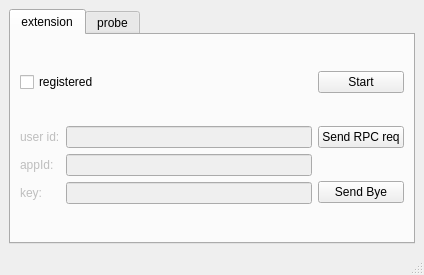
<?xml version="1.0" encoding="UTF-8"?>
<ui version="4.0">
 <class>MainWindow</class>
 <widget class="QMainWindow" name="MainWindow">
  <property name="geometry">
   <rect>
    <x>0</x>
    <y>0</y>
    <width>424</width>
    <height>275</height>
   </rect>
  </property>
  <property name="windowTitle">
   <string>MainWindow</string>
  </property>
  <widget class="QWidget" name="centralwidget">
   <layout class="QVBoxLayout" name="verticalLayout">
    <item>
     <widget class="QTabWidget" name="tabWidget">
      <property name="currentIndex">
       <number>0</number>
      </property>
      <widget class="QWidget" name="extensionTab">
       <attribute name="title">
        <string>extension</string>
       </attribute>
       <layout class="QHBoxLayout" name="horizontalLayout">
        <item>
         <layout class="QVBoxLayout" name="verticalLayout_3">
          <item>
           <widget class="QCheckBox" name="checkBox_registered">
            <property name="text">
             <string>registered</string>
            </property>
           </widget>
          </item>
          <item>
           <layout class="QGridLayout" name="gridLayout">
            <item row="0" column="0">
             <widget class="QLabel" name="label">
              <property name="enabled">
               <bool>false</bool>
              </property>
              <property name="text">
               <string>user id:</string>
              </property>
             </widget>
            </item>
            <item row="0" column="1">
             <widget class="QLineEdit" name="lineEdit_id">
              <property name="enabled">
               <bool>false</bool>
              </property>
             </widget>
            </item>
            <item row="1" column="0">
             <widget class="QLabel" name="label_2">
              <property name="enabled">
               <bool>false</bool>
              </property>
              <property name="text">
               <string>appId:</string>
              </property>
             </widget>
            </item>
            <item row="1" column="1">
             <widget class="QLineEdit" name="lineEdit_appId">
              <property name="enabled">
               <bool>false</bool>
              </property>
             </widget>
            </item>
            <item row="2" column="0">
             <widget class="QLabel" name="label_3">
              <property name="enabled">
               <bool>false</bool>
              </property>
              <property name="text">
               <string>key:</string>
              </property>
             </widget>
            </item>
            <item row="2" column="1">
             <widget class="QLineEdit" name="lineEdit_key">
              <property name="enabled">
               <bool>false</bool>
              </property>
             </widget>
            </item>
           </layout>
          </item>
         </layout>
        </item>
        <item>
         <layout class="QVBoxLayout" name="verticalLayout_2">
          <item>
           <widget class="QPushButton" name="pushButton_start">
            <property name="text">
             <string>Start</string>
            </property>
           </widget>
          </item>
          <item>
           <widget class="QPushButton" name="pushButton_rpc">
            <property name="text">
             <string>Send RPC req</string>
            </property>
           </widget>
          </item>
          <item>
           <widget class="QPushButton" name="pushButton">
            <property name="text">
             <string>Send Bye</string>
            </property>
           </widget>
          </item>
         </layout>
        </item>
       </layout>
      </widget>
      <widget class="QWidget" name="tab_2">
       <attribute name="title">
        <string>probe</string>
       </attribute>
       <layout class="QHBoxLayout" name="horizontalLayout_2">
        <item>
         <layout class="QVBoxLayout" name="verticalLayout_5">
          <item>
           <widget class="QCheckBox" name="checkBox_registered_2">
            <property name="text">
             <string>registered</string>
            </property>
           </widget>
          </item>
          <item>
           <layout class="QGridLayout" name="gridLayout_2">
            <item row="0" column="0">
             <widget class="QLabel" name="label_4">
              <property name="enabled">
               <bool>false</bool>
              </property>
              <property name="text">
               <string>user id:</string>
              </property>
             </widget>
            </item>
            <item row="0" column="1">
             <widget class="QLineEdit" name="lineEdit_id_2">
              <property name="enabled">
               <bool>false</bool>
              </property>
             </widget>
            </item>
            <item row="1" column="0">
             <widget class="QLabel" name="label_5">
              <property name="enabled">
               <bool>false</bool>
              </property>
              <property name="text">
               <string>appId:</string>
              </property>
             </widget>
            </item>
            <item row="1" column="1">
             <widget class="QLineEdit" name="lineEdit_appId_2">
              <property name="enabled">
               <bool>false</bool>
              </property>
             </widget>
            </item>
            <item row="2" column="0">
             <widget class="QLabel" name="label_6">
              <property name="enabled">
               <bool>false</bool>
              </property>
              <property name="text">
               <string>key:</string>
              </property>
             </widget>
            </item>
            <item row="2" column="1">
             <widget class="QLineEdit" name="lineEdit_key_2">
              <property name="enabled">
               <bool>false</bool>
              </property>
             </widget>
            </item>
           </layout>
          </item>
         </layout>
        </item>
        <item>
         <layout class="QVBoxLayout" name="verticalLayout_4">
          <item>
           <widget class="QPushButton" name="pushButton_probe_start">
            <property name="text">
             <string>Start</string>
            </property>
           </widget>
          </item>
          <item>
           <widget class="QCheckBox" name="checkBox_touchid_success">
            <property name="text">
             <string>touchId probe success</string>
            </property>
            <property name="checked">
             <bool>true</bool>
            </property>
           </widget>
          </item>
          <item>
           <widget class="QPushButton" name="pushButton_probe">
            <property name="text">
             <string>Send Bye</string>
            </property>
           </widget>
          </item>
         </layout>
        </item>
       </layout>
      </widget>
     </widget>
    </item>
   </layout>
  </widget>
  <widget class="QMenuBar" name="menubar">
   <property name="geometry">
    <rect>
     <x>0</x>
     <y>0</y>
     <width>424</width>
     <height>19</height>
    </rect>
   </property>
  </widget>
  <widget class="QStatusBar" name="statusbar"/>
 </widget>
 <resources/>
 <connections>
  <connection>
   <sender>checkBox_registered</sender>
   <signal>toggled(bool)</signal>
   <receiver>label</receiver>
   <slot>setEnabled(bool)</slot>
   <hints>
    <hint type="sourcelabel">
     <x>161</x>
     <y>73</y>
    </hint>
    <hint type="destinationlabel">
     <x>45</x>
     <y>116</y>
    </hint>
   </hints>
  </connection>
  <connection>
   <sender>checkBox_registered</sender>
   <signal>toggled(bool)</signal>
   <receiver>label_2</receiver>
   <slot>setEnabled(bool)</slot>
   <hints>
    <hint type="sourcelabel">
     <x>161</x>
     <y>73</y>
    </hint>
    <hint type="destinationlabel">
     <x>45</x>
     <y>159</y>
    </hint>
   </hints>
  </connection>
  <connection>
   <sender>checkBox_registered</sender>
   <signal>toggled(bool)</signal>
   <receiver>label_3</receiver>
   <slot>setEnabled(bool)</slot>
   <hints>
    <hint type="sourcelabel">
     <x>161</x>
     <y>73</y>
    </hint>
    <hint type="destinationlabel">
     <x>45</x>
     <y>202</y>
    </hint>
   </hints>
  </connection>
  <connection>
   <sender>checkBox_registered</sender>
   <signal>toggled(bool)</signal>
   <receiver>lineEdit_appId</receiver>
   <slot>setEnabled(bool)</slot>
   <hints>
    <hint type="sourcelabel">
     <x>161</x>
     <y>73</y>
    </hint>
    <hint type="destinationlabel">
     <x>187</x>
     <y>159</y>
    </hint>
   </hints>
  </connection>
  <connection>
   <sender>checkBox_registered</sender>
   <signal>toggled(bool)</signal>
   <receiver>lineEdit_id</receiver>
   <slot>setEnabled(bool)</slot>
   <hints>
    <hint type="sourcelabel">
     <x>161</x>
     <y>73</y>
    </hint>
    <hint type="destinationlabel">
     <x>187</x>
     <y>116</y>
    </hint>
   </hints>
  </connection>
  <connection>
   <sender>checkBox_registered</sender>
   <signal>toggled(bool)</signal>
   <receiver>lineEdit_key</receiver>
   <slot>setEnabled(bool)</slot>
   <hints>
    <hint type="sourcelabel">
     <x>161</x>
     <y>73</y>
    </hint>
    <hint type="destinationlabel">
     <x>187</x>
     <y>202</y>
    </hint>
   </hints>
  </connection>
 </connections>
</ui>
